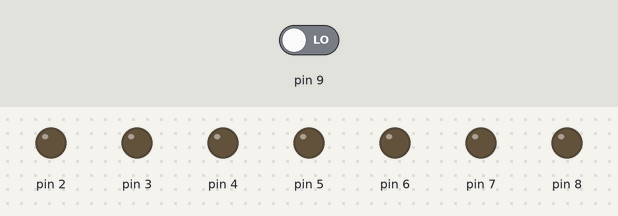
Simulated run of this sketch. Board: Arduino Uno, built with avr-gcc and run on an emulated ATmega328P. Parts: output pins drawn as LEDs (lit = HIGH). Dashed ring = blinking. The test bench sets the inputs (shaded band); at power-on: pin 9 LOW. Random numbers use the default seed unless the sketch sets one.

Above: at 1.2 s.
1.3 s: pin 9 driven HIGH
At 1.7 s:
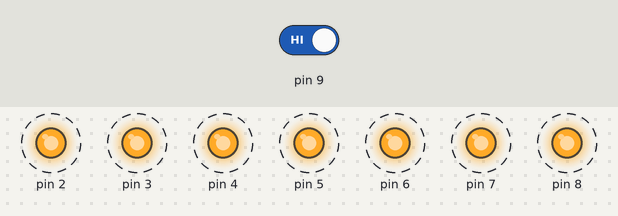
4.3 s: pin 9 driven LOW
At 12.1 s:
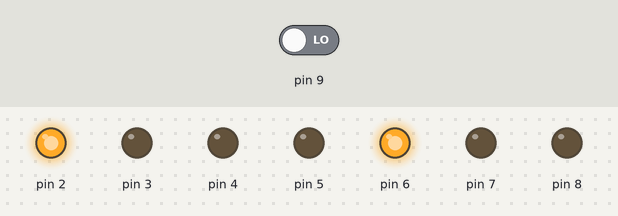
Timing chart, 0 to 19.3 s (numbered marks = the images above; inputs shaded):
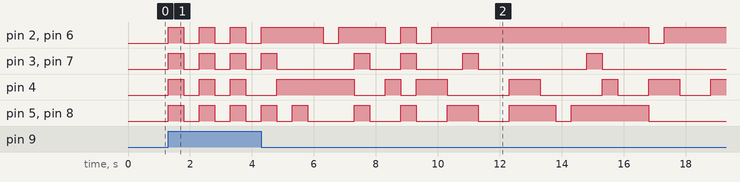

Measured:
- after the input at 1.3 s, pin 2–8: alternates HIGH for 0.50 s and LOW for 0.50 s, starting at once

The sketch:

Dado_de_Sorteio_Num_rico_Eletr_nico.ino
```cpp
// Dado de Sorteio Numérico Eletrônico
// C++ code
//
int numero = 0;

void setup()
{
  pinMode(9, INPUT);
  pinMode(2, OUTPUT);
  pinMode(3, OUTPUT);
  pinMode(4, OUTPUT);
  pinMode(5, OUTPUT);
  pinMode(6, OUTPUT);
  pinMode(7, OUTPUT);
  pinMode(8, OUTPUT);
}

void loop()
{
  while (digitalRead(9) == HIGH) {
    digitalWrite(2, HIGH);
    digitalWrite(3, HIGH);
    digitalWrite(4, HIGH);
    digitalWrite(5, HIGH);
    digitalWrite(6, HIGH);
    digitalWrite(7, HIGH);
    digitalWrite(8, HIGH);
    delay(500); // Wait for 500 millisecond(s)
    digitalWrite(2, LOW);
    digitalWrite(3, LOW);
    digitalWrite(4, LOW);
    digitalWrite(5, LOW);
    digitalWrite(6, LOW);
    digitalWrite(7, LOW);
    digitalWrite(8, LOW);
    delay(500); // Wait for 500 millisecond(s)
    numero = random(1, 6 + 1);
  }
  if (numero == 1) {
    digitalWrite(2, LOW);
    digitalWrite(3, LOW);
    digitalWrite(4, HIGH);
    digitalWrite(5, LOW);
    digitalWrite(6, LOW);
    digitalWrite(7, LOW);
    digitalWrite(8, LOW);
    delay(500); // Wait for 500 millisecond(s)
    numero = random(1, 6 + 1);
  }
  if (numero == 2) {
    digitalWrite(2, HIGH);
    digitalWrite(3, LOW);
    digitalWrite(4, LOW);
    digitalWrite(5, LOW);
    digitalWrite(6, HIGH);
    digitalWrite(7, LOW);
    digitalWrite(8, LOW);
    delay(500); // Wait for 500 millisecond(s)
    numero = random(1, 6 + 1);
  }
  if (numero == 3) {
    digitalWrite(2, HIGH);
    digitalWrite(3, LOW);
    digitalWrite(4, HIGH);
    digitalWrite(5, LOW);
    digitalWrite(6, HIGH);
    digitalWrite(7, LOW);
    digitalWrite(8, LOW);
    delay(500); // Wait for 500 millisecond(s)
    numero = random(1, 6 + 1);
  }
  if (numero == 4) {
    digitalWrite(2, HIGH);
    digitalWrite(3, LOW);
    digitalWrite(4, LOW);
    digitalWrite(5, HIGH);
    digitalWrite(6, HIGH);
    digitalWrite(7, LOW);
    digitalWrite(8, HIGH);
    delay(500); // Wait for 500 millisecond(s)
    numero = random(1, 6 + 1);
  }
  if (numero == 5) {
    digitalWrite(2, HIGH);
    digitalWrite(3, LOW);
    digitalWrite(4, HIGH);
    digitalWrite(5, HIGH);
    digitalWrite(6, HIGH);
    digitalWrite(7, LOW);
    digitalWrite(8, HIGH);
    delay(500); // Wait for 500 millisecond(s)
    numero = random(1, 6 + 1);
  }
  if (numero == 6) {
    digitalWrite(2, HIGH);
    digitalWrite(3, HIGH);
    digitalWrite(4, LOW);
    digitalWrite(5, HIGH);
    digitalWrite(6, HIGH);
    digitalWrite(7, HIGH);
    digitalWrite(8, HIGH);
    delay(500); // Wait for 500 millisecond(s)
    numero = random(1, 6 + 1);
  }
}
```
